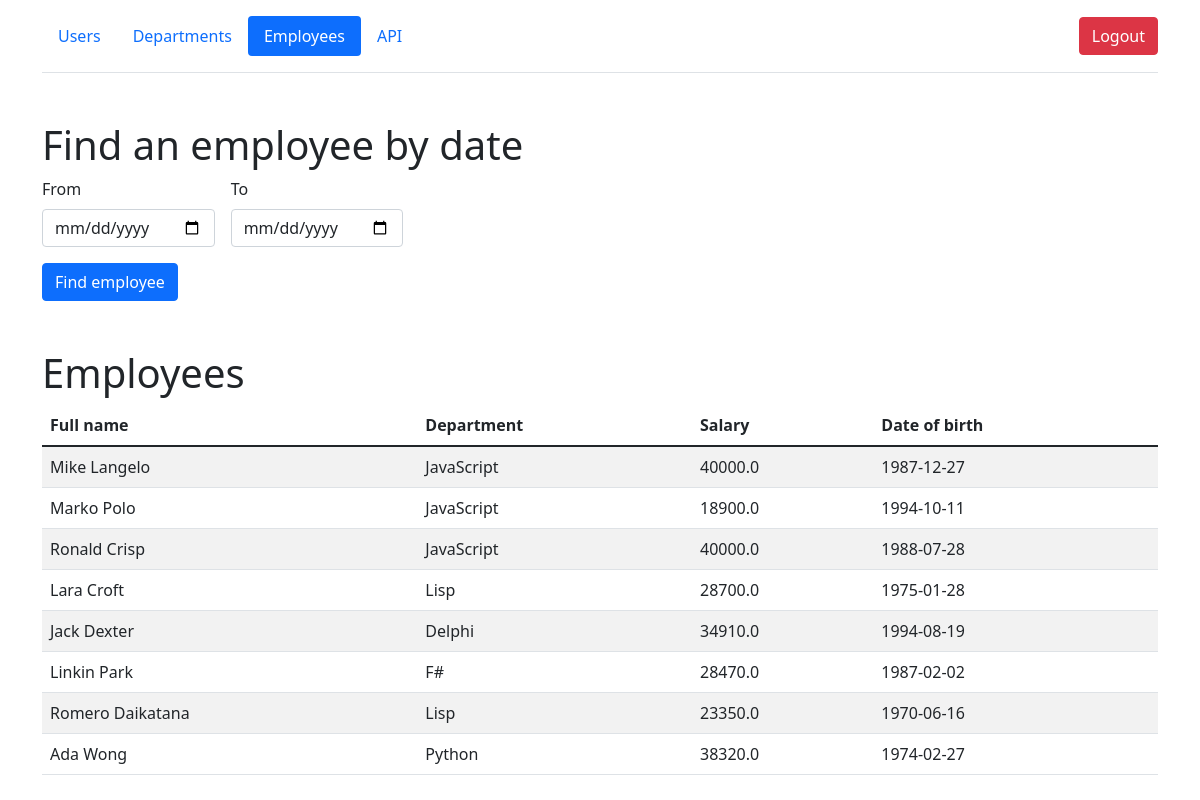
Screenshot of /employees (signed in) with the database file from the repository.
### models/employees.py (models this page shows, shortened)
class Employees(db.Model):
    __table_args__ = {'extend_existing': True}
    id = db.Column(db.Integer, primary_key=True)
    department = db.Column(db.String(50), nullable=False)
    name = db.Column(db.String(50), nullable=False)
    birth_date = db.Column(db.Date, nullable=False)
    salary = db.Column(db.Float, nullable=False)

### views/__init__.py (the view, shortened to what this page needs)
@api.route('/employees', methods=['POST', 'GET'])
@login_required
def employees_page():
    departments = Departments.query.all()
    employees = Employees.query.all()
    if request.method == 'POST':
        if 'From' in request.form.keys() and 'To' in request.form.keys():
            departments, employees = find_emp(departments, employees)
    return render_template('employees_for_users.html', employees=employees, departments=departments)

### models/users.py (called while the page is built)
@login_manager.user_loader
def load_user(user_id):
    return User.query.get(user_id)

### views/__init__.py (called while the page is built)
@api.before_request
def make_session_permanent():
    session.permanent = False

@api.after_request
def redirect_to_sign_in(response):
    if response.status_code == 401:
        return redirect(url_for('api.login_page') + '?next=' + request.url)
    return response

### templates/employees_for_users.html (shortened to what this page needs)
{% extends 'base.html' %}
{% block body %}
<div class="container">
        <header class="d-flex flex-wrap align-items-center justify-content-center justify-content-md-between py-3 mb-4 border-bottom">
          <ul class="nav nav-pills">
              <li class="nav-item"><a href="/users" class="nav-link">Users</a></li>
            <li class="nav-item"><a href="/departments" class="nav-link">Departments</a></li>
            <li class="nav-item"><a href="/employees" class="nav-link active">Employees</a></li>
              <li class="nav-item"><a href="/api_list" class="nav-link">API</a></li>
          </ul>
            <div class="col-md-3 text-end">
                <a href="/logout">
                    <button type="button" class="btn btn-danger">Logout</button>
                </a>
              </div>
        </header>
      </div>
<div class="container mt-5">
    <h1>Find an employee by date</h1>
     <form id="find_by_date" method="post" class="row g-3 needs-validation" novalidate>
        <div class="col-md-2">
                    <label for="validationCustom1" class="form-label">From</label>
                    <input name="From" id="validationCustom0" type="date" class="form-control">
        </div>
         <div class="col-md-2">
                    <label for="validationCustom1" class="form-label">To</label>
                    <input name="To" id="validationCustom1" type="date" class="form-control">
        </div>
         <div class="col-12">
                <button class="btn btn-primary" type="submit">Find employee</button>
              </div>
     </form>
</div>
<div class="container mt-5">
    <h1>Employees</h1>
        <table id="data" class="table table-striped">
            <thead>
              <tr>
                <th>Full name</th>
                  <th>Department</th>
                  <th>Salary</th>
                  <th>Date of birth</th>
              </tr>
            </thead>
            <tbody>
              {% for emp in employees %}
                <tr>
                  <td>{{ emp.name }}</td>
                  <td>{{ emp.department }}</td>
                    <td>{{ emp.salary }}</td>
                    <td>{{ emp.birth_date }}</td>
                </tr>
              {% endfor %}
            </tbody>
        </table>
</div>
{% endblock %}

### rows the page displays
Employees: name "Mike Langelo", department "JavaScript", salary "40000.0", birth_date "1987-12-27"
Employees: name "Marko Polo", department "JavaScript", salary "18900.0", birth_date "1994-10-11"
Employees: name "Ronald Crisp", department "JavaScript", salary "40000.0", birth_date "1988-07-28"
Employees: name "Lara Croft", department "Lisp", salary "28700.0", birth_date "1975-01-28"
Employees: name "Jack Dexter", department "Delphi", salary "34910.0", birth_date "1994-08-19"
Employees: name "Linkin Park", department "F#", salary "28470.0", birth_date "1987-02-02"
Employees: name "Romero Daikatana", department "Lisp", salary "23350.0", birth_date "1970-06-16"
Employees: name "Ada Wong", department "Python", salary "38320.0", birth_date "1974-02-27"
